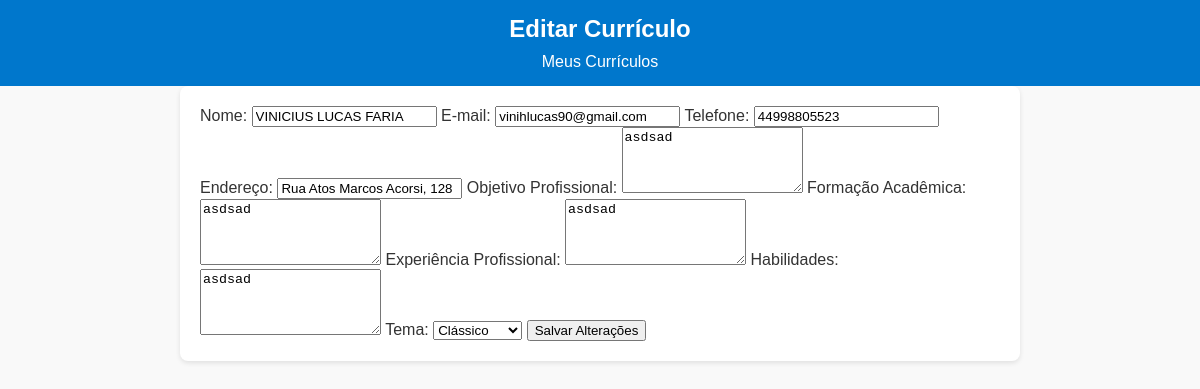
/editar_curriculo.php?id=6 (signed in), run on the app's committed database.
### tables this page shows
CREATE TABLE `curriculos` (
  `id` int(11) NOT NULL,
  `user_id` int(11) NOT NULL,
  `name` varchar(100) NOT NULL,
  `email` varchar(100) NOT NULL,
  `phone` varchar(20) NOT NULL,
  `address` varchar(255) NOT NULL,
  `objective` text NOT NULL,
  `education` text NOT NULL,
  `experience` text NOT NULL,
  `skills` text NOT NULL,
  `created_at` timestamp NOT NULL DEFAULT current_timestamp(),
  `theme` varchar(50) DEFAULT 'default'
);

### editar_curriculo.php (the view, shortened to what this page needs)
<?php
require 'src/db/connection.php';
$id = $_GET['id'];
$user_id = $_SESSION['user_id'];
$sql = "SELECT * FROM curriculos WHERE id = ? AND user_id = ?";
$stmt = $conn->prepare($sql);
$stmt->bind_param("ii", $id, $user_id);
$stmt->execute();
$result = $stmt->get_result();
$row = $result->fetch_assoc();
?>
<!DOCTYPE html>
<html lang="en">
<head>
    <link rel="stylesheet" href="assets/css/style.css">
</head>
<body>
    <header>
        <h1>Editar Currículo</h1>
        <nav>
            <a href="listar_curriculos.php">Meus Currículos</a>
        </nav>
    </header>
    <main>
        <form action="src/controllers/atualizar_curriculo.php" method="POST">
            <label for="name">Nome:</label>
            <input type="text" name="name" id="name" value="<?php echo htmlspecialchars($row['name']); ?>" required>
            <label for="email">E-mail:</label>
            <input type="email" name="email" id="email" value="<?php echo htmlspecialchars($row['email']); ?>" required>
            <label for="phone">Telefone:</label>
            <input type="text" name="phone" id="phone" value="<?php echo htmlspecialchars($row['phone']); ?>" required>
            <label for="address">Endereço:</label>
            <input type="text" name="address" id="address" value="<?php echo htmlspecialchars($row['address']); ?>" required>
            <label for="objective">Objetivo Profissional:</label>
            <textarea name="objective" id="objective" rows="4" required><?php echo htmlspecialchars($row['objective']); ?></textarea>
            <label for="education">Formação Acadêmica:</label>
            <textarea name="education" id="education" rows="4" required><?php echo htmlspecialchars($row['education']); ?></textarea>
            <label for="experience">Experiência Profissional:</label>
            <textarea name="experience" id="experience" rows="4" required><?php echo htmlspecialchars($row['experience']); ?></textarea>
            <label for="skills">Habilidades:</label>
            <textarea name="skills" id="skills" rows="4" required><?php echo htmlspecialchars($row['skills']); ?></textarea>
            <label for="theme">Tema:</label>
            <select name="theme" id="theme">
                <option value="default" <?php echo $row['theme'] === 'default' ? 'selected' : ''; ?>>Clássico</option>
            </select>
            <button type="submit">Salvar Alterações</button>
        </form>
    </main>
</body>
</html>

### assets/css/style.css (style rules this page uses)
body { font-family: Arial, sans-serif; margin: 0; padding: 0; background-color: #f9f9f9; color: #333; }
header { background-color: #0077cc; color: #fff; padding: 15px 20px; text-align: center; }
header h1 { margin: 0; font-size: 24px; }
header nav { margin-top: 10px; }
header nav a { color: #fff; text-decoration: none; margin: 0 10px; font-size: 16px; }
main { padding: 20px; max-width: 800px; margin: 0 auto; background-color: #fff; box-shadow: 0 2px 5px rgba(0, 0, 0, 0.1); border-radius: 8px; }

### data on the page
curriculos: name "VINICIUS LUCAS FARIA", email "vinihlucas90@gmail.com", phone "44998805523", address "Rua Atos Marcos Acorsi, 128", objective "asdsad", education "asdsad", experience "asdsad", skills "asdsad", theme "Clássico"
